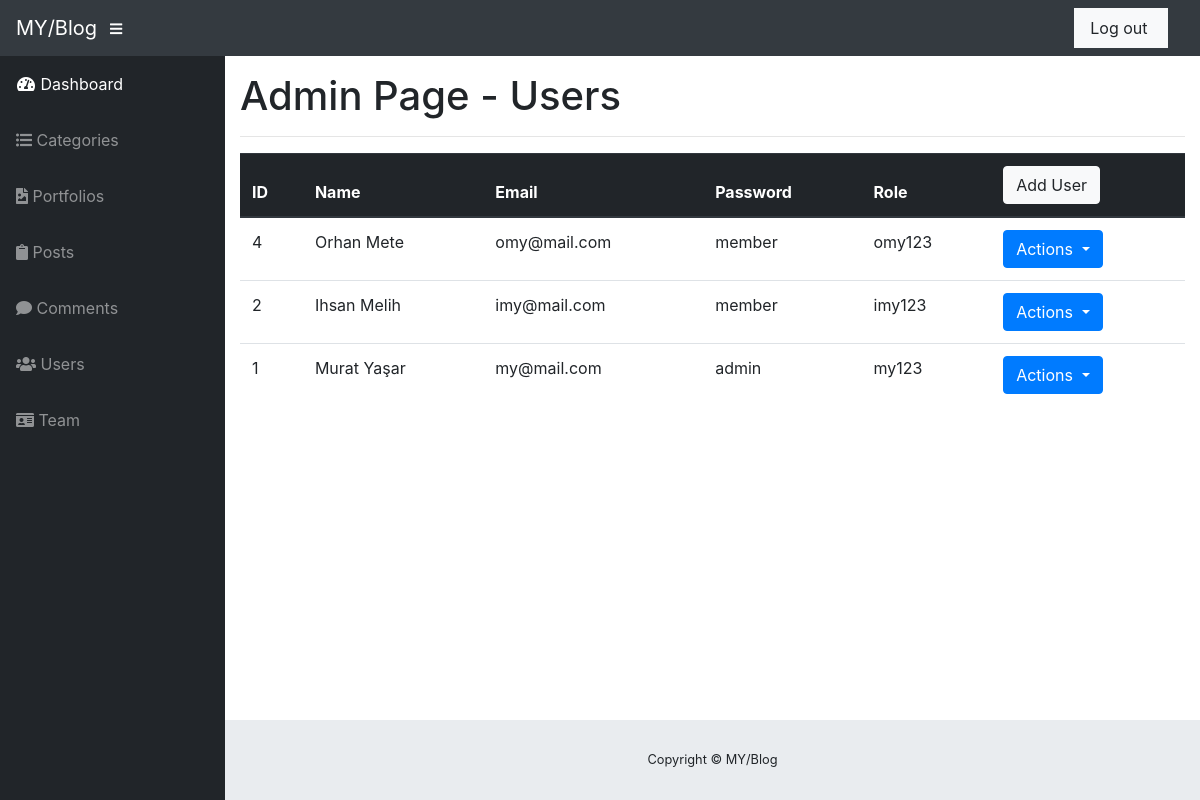
The page /admin/users.php (signed in) on the database its author committed.
### tables this page shows
CREATE TABLE `users` (
  `user_id` int(3) NOT NULL,
  `user_name` varchar(31) NOT NULL,
  `user_password` varchar(31) NOT NULL,
  `user_email` varchar(63) NOT NULL,
  `user_role` varchar(31) NOT NULL
);

### admin/users.php (the view, shortened to what this page needs)
<!DOCTYPE html>
<html lang="en">
  <?php include "includes/admin_header.php"; ?>
  <body>
    <?php include "includes/admin_navbar.php"; ?>
    <div id="wrapper">
      <?php include "includes/admin_sidebar.php"; ?>
      <div id="content-wrapper">
        <div class="container-fluid">
          <h1>Admin Page - Users</h1>
          <hr>
          <table class="table table bordered">
            <thead class="thead-dark">
              <tr>
                <th>ID</th>
                <th>Name</th>
                <th>Email</th>
                <th>Password</th>
                <th>Role</th>
                <th><a class='btn btn-large btn-light' href='#' data-toggle='modal' data-target='#add_modal'>Add User</a></th>
              </tr>
            </thead>
            <tbody>
              <?php
                $sql_query = "SELECT * FROM users ORDER BY user_id DESC";
                $users = mysqli_query($conn, $sql_query);
                $num = 1;
                while ($user = mysqli_fetch_assoc($users)){
                  $user_id = $user['user_id'];
                  $user_name = $user['user_name'];
                  $user_password = $user['user_password'];
                  $user_email = $user['user_email'];
                  $user_role = $user['user_role'];
                  echo "<tr>
                          <td>{$user_id}</td>
                          <td>{$user_name}</td>
                          <td>{$user_email}</td>
                          <td>{$user_role}</td>
                          <td>{$user_password}</td>
                          <td>
                            <div class='dropdown'>
                              <button id='dropdownMenuButton' class='btn btn-primary dropdown-toggle' type='button' data-toggle='dropdown' aria-expanded='false' aria-haspopup='true'>
                                Actions
                              </button>
                              <div class='dropdown-menu'>
                                <a class='dropdown-item' href='#' data-toggle='modal' data-target='#edit_modal$num'>Edit</a>
                                <div class='dropdown-divider'></div>
                                <a class='dropdown-item' href='users.php?delete={$user_id}'>Delete</a>
                              </div>
                            </div>
                          </td>
                        </tr>";
              ?>
              <?php $num++; } ?>
            </tbody>
          </table>
        </div>
        <?php include "includes/admin_footer.php"; ?>
      </div>
    </div>
  </body>
</html>

### admin/css/sb-admin.css (style rules this page uses)
html { position: relative; min-height: 100%; }
body { height: 100%; }
#wrapper { display: -webkit-box; display: -ms-flexbox; display: flex; }
#wrapper #content-wrapper { overflow-x: hidden; width: 100%; padding-top: 1rem; padding-bottom: 80px; }
:root { --input-padding-x: 0.75rem; --input-padding-y: 0.75rem; }

### rows shown on the page
users: user_id "4", user_name "Orhan Mete", user_email "omy@mail.com", user_role "member", user_password "omy123"
users: user_id "2", user_name "Ihsan Melih", user_email "imy@mail.com", user_role "member", user_password "imy123"
users: user_id "1", user_name "Murat Yaşar", user_email "my@mail.com", user_role "admin", user_password "my123"
